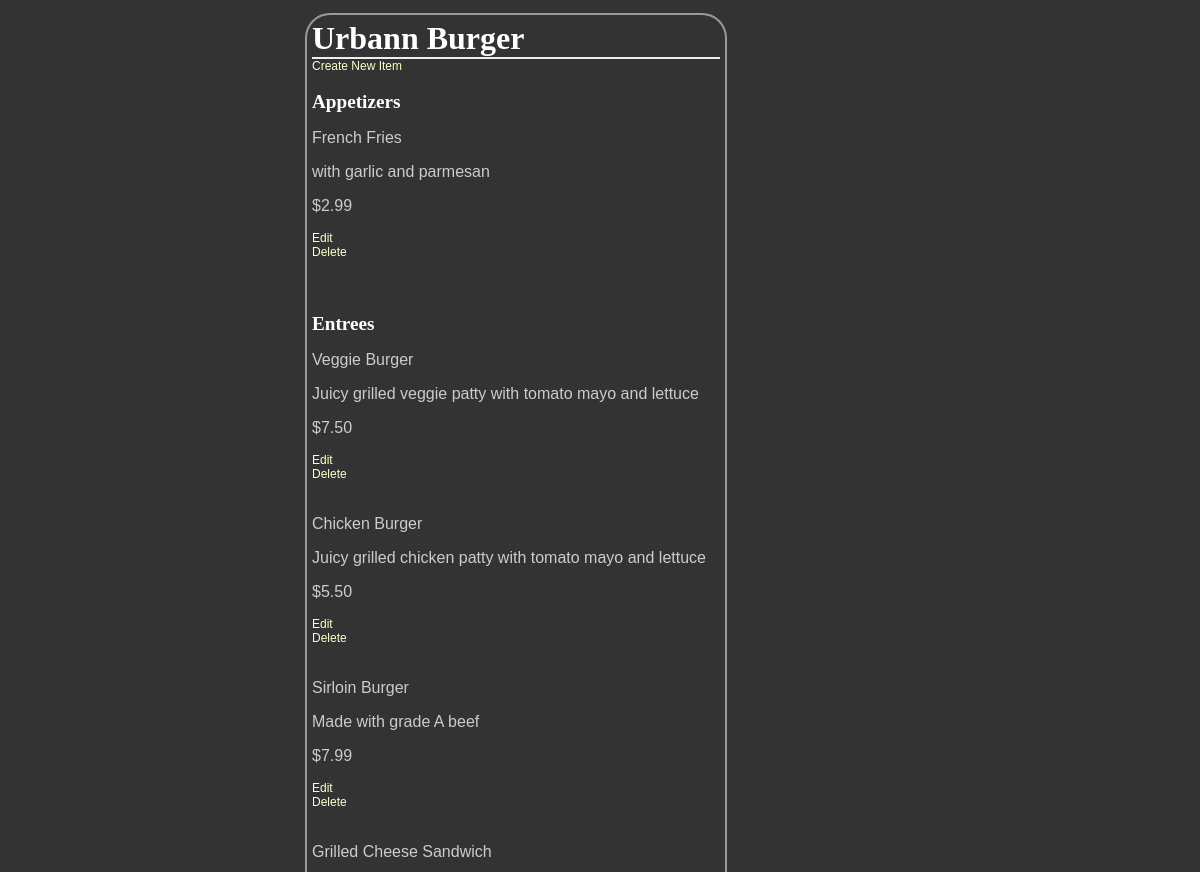
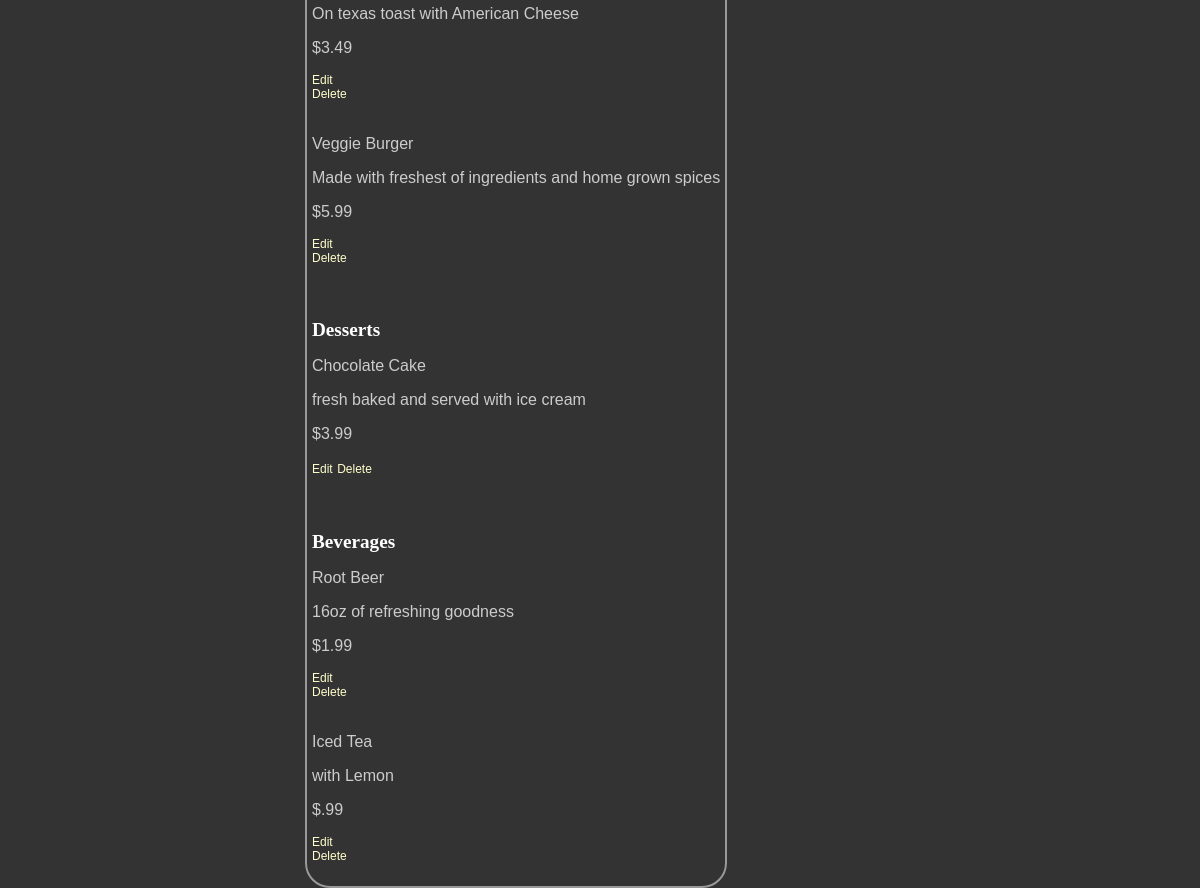
Screenshot of /restaurant/1/menu/ with the database file from the repository (2 pictures, top to bottom).
### database_setup.py (models this page shows, shortened)
class Restaurant(Base):
    __tablename__ = 'restaurant'
    id = Column(Integer, primary_key=True)
    name = Column(String(250), nullable=False)

class MenuItem(Base):
    __tablename__ = 'menu_item'
    name =Column(String(80), nullable = False)
    id = Column(Integer, primary_key = True)
    description = Column(String(250))
    price = Column(String(8))
    course = Column(String(250))
    restaurant_id = Column(Integer,ForeignKey('restaurant.id'))
    restaurant = relationship(Restaurant)

### project.py (the view)
@app.route('/restaurant/<int:restaurant_id>/')
@app.route('/restaurant/<int:restaurant_id>/menu/')
def showMenu(restaurant_id):
    restaurant = session.query(Restaurant).filter_by(id=restaurant_id).one()
    items = session.query(MenuItem).filter_by(
        restaurant_id=restaurant_id).all()
    return render_template('menu.html', items=items, restaurant=restaurant)

### templates/menu.html (shortened to what this page needs)
<html>
<head>
<link rel=stylesheet type=text/css href="{{ url_for('static', filename='styles.css') }}">
	</head>
	<body>
		<div class = 'pane'>
		<h1>{{ restaurant.name }}</h1>
    {% if items !=[] %}
		<a href = "{{url_for('newMenuItem', restaurant_id = restaurant.id )}}">Create New Item</a>
	<h2>Appetizers</h2>
		{% for i in items %}
		{% if i.course == 'Appetizer' %}
		<p>{{i.name}}</p>
		<p>{{i.description}}</p>
		<p>{{i.price}}</p>
		<a href='{{url_for('editMenuItem', restaurant_id = restaurant.id, menu_id=i.id ) }}' >Edit</a>
	<a href='{{url_for('deleteMenuItem', restaurant_id = restaurant.id, menu_id=i.id ) }}' >Delete</a>
		{% endif %}
		{% endfor %}
	<h2>Entrees</h2>
		{% for i in items %}
		{% if i.course == 'Entree' %}
		<p>{{i.name}}</p>
		<p>{{i.description}}</p>
		<p>{{i.price}}</p>
		<a href='{{url_for('editMenuItem', restaurant_id = restaurant.id, menu_id=i.id ) }}' >Edit</a>
	<a href='{{url_for('deleteMenuItem', restaurant_id = restaurant.id, menu_id=i.id ) }}' >Delete</a>
        {% endif %}
		{% endfor %}
	<h2>Desserts</h2>
		{% for i in items %}
		{% if i.course == 'Dessert' %}
		<p>{{i.name}}</p>
		<p>{{i.description}}</p>
		<p>{{i.price}}</p>
		<a href='{{url_for('editMenuItem', restaurant_id = restaurant.id, menu_id=i.id ) }}' >Edit</a>
	<a href='{{url_for('deleteMenuItem', restaurant_id = restaurant.id, menu_id=i.id ) }}' >Delete</a>
		{% endif %}
		{% endfor %}
	<h2>Beverages</h2>
		{% for i in items %}
		{% if i.course == 'Beverage' %}
		<p>{{i.name}}</p>
		<p>{{i.description}}</p>
		<p>{{i.price}}</p>
		<a href='{{url_for('editMenuItem', restaurant_id = restaurant.id, menu_id=i.id ) }}' >Edit</a>
	<a href='{{url_for('deleteMenuItem', restaurant_id = restaurant.id, menu_id=i.id ) }}' >Delete</a>
{% endif %}
		{% endfor %}
		{% else %}
		<p> You currently have no menu items. <p>
		<a href = "{{url_for('newMenuItem', restaurant_id = restaurant.id )}}">Create New Item</a>
			{% endif %}
</div>
	</body>
</html>

### static/styles.css (style rules this page uses)
body { font-family: sans-serif; background-color: #333333 }
h1, h2, h3, h4 { color: #ffffff; }
h1, h2 { font-family: 'georgia', serif; margin: 0; }
h1 { border-bottom: 2px solid #eee; }
h2 { font-size: 1.2em; }
p, dd, dt { color: #cccccc; }
a { text-decoration: none; color: #ffffcc; font-size: .75em; }
.pane { position: absolute; left: 25%; border: 2px solid; border-radius: 25px; padding: 5px; margin: 5px; border-color: #999999; background-color: #333333 }

### rows the page displays
Restaurant: name "Urbann Burger"
MenuItem: name "French Fries", description "with garlic and parmesan", price "$2.99"
MenuItem: name "Veggie Burger", description "Juicy grilled veggie patty with tomato mayo and lettuce", price "$7.50"
MenuItem: name "Chicken Burger", description "Juicy grilled chicken patty with tomato mayo and lettuce", price "$5.50"
MenuItem: name "Sirloin Burger", description "Made with grade A beef", price "$7.99"
MenuItem: name "Grilled Cheese Sandwich", description "On texas toast with American Cheese", price "$3.49"
MenuItem: name "Veggie Burger", description "Made with freshest of ingredients and home grown spices", price "$5.99"
MenuItem: name "Chocolate Cake", description "fresh baked and served with ice cream", price "$3.99"
MenuItem: name "Root Beer", description "16oz of refreshing goodness", price "$1.99"
MenuItem: name "Iced Tea", description "with Lemon", price "$.99"
